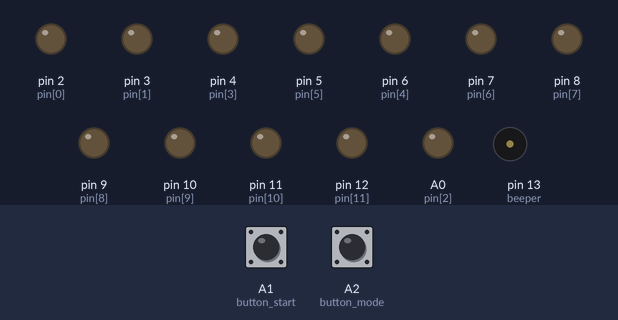
A sketch run on a simulated Arduino Uno, built with avr-gcc and run on an emulated ATmega328P. Shown: output pins drawn as LEDs (lit = HIGH), buzzer (waves = sounding, pin HIGH). Dashed ring = blinking. The test bench sets the inputs (shaded band); at power-on: A1 (button_start) LOW, A2 (button_mode) LOW.

Above: at 2.2 s.
2.3 s: A1 (button_start) pulled HIGH for 0.15 s
At 4.1 s:
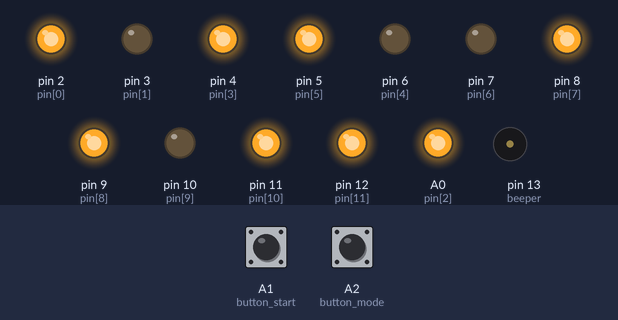
5.3 s: A2 (button_mode) pulled HIGH for 3.2 s
At 5.5 s:
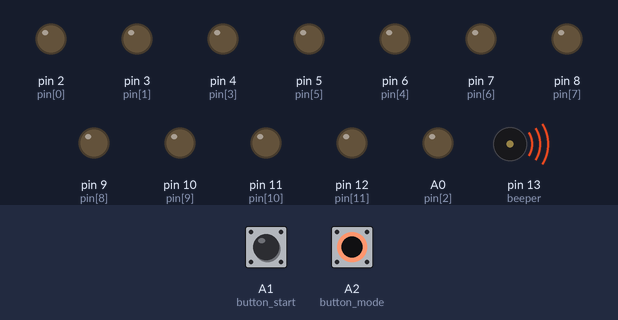
10.0 s: A1 (button_start) pulled HIGH for 1 s
At 11.5 s:
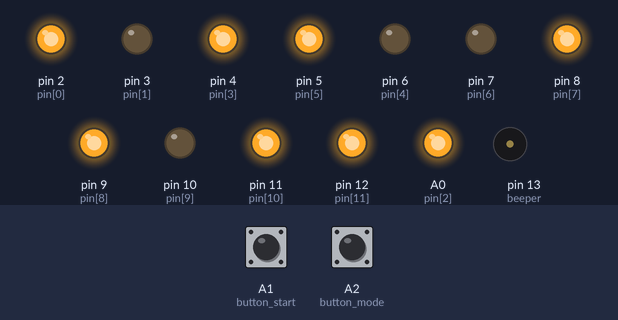
13.0 s: A2 (button_mode) pulled HIGH for 0.15 s
At 14.0 s:
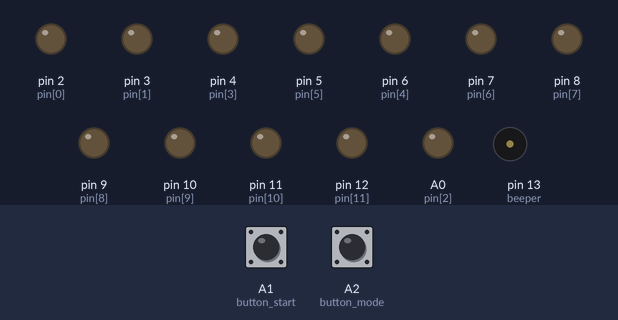
14.9 s: A2 (button_mode) pulled HIGH for 1 s
At 16.0 s:
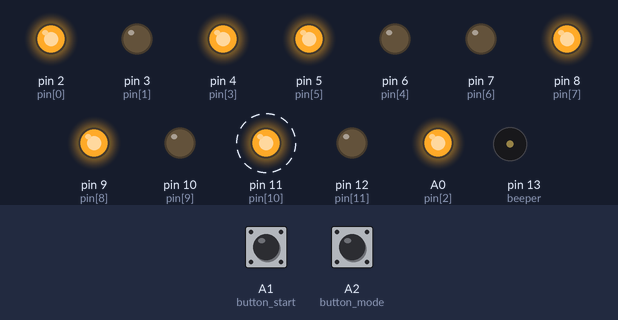
17.9 s: A1 (button_start) pulled HIGH for 3.2 s
At 47.4 s:
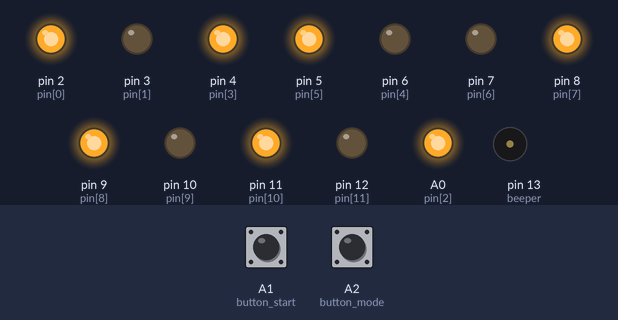
Timing chart, 0 to 47.8 s (numbered marks = the images above; inputs shaded):
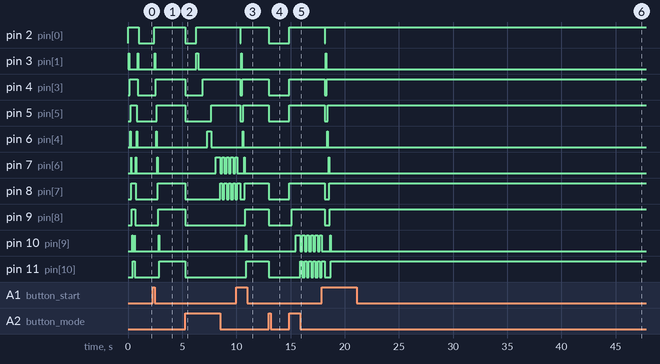

The sketch:

board-game-timer.ino
```cpp
//A0 - A5 work as digital pins
const int pin[12] =  {2,3,A0,4,6,5,7,8,9,10,11,12};

const int button_start = A1;
const int button_mode = A2;
const int beeper = 13;

int timerDuration = 60;

void setup() {
  Serial.begin(115200);

  for (int i = 0; i < 12; i++) {
    pinMode(pin[i], OUTPUT);
  }

  pinMode(button_mode, INPUT);
  pinMode(button_start, INPUT);
  pinMode(beeper, OUTPUT);

  startupAnimation();
}

void loop() {
  if (digitalRead(button_start) == HIGH) {
    beep(50);
    timer(timerDuration);
  }

  if (digitalRead(button_mode) == HIGH) {
    timerDuration += 30;
    if (timerDuration > 12*30) timerDuration = 30;

    showDurationSetting();
  }
}

void timer(float seconds) {
  for (int i = 0; i <= 12; i++) {
    show(i);
    delay(50);
  }

  float t = seconds * 1000;

  for (int i = 0; i < 12; i++) {
    show(12 - i);

    for (int j = 0; j < 100; j++) {
      delay(t / (12 * 100));

      if (digitalRead(button_mode) == HIGH) {
        //end the timer early
        i = 12;
        j = 100;
      }
    }
  }

  show(0);
  beep(400);
  delay(600);
}

void showDurationSetting() {
  for (int i = 0; i < 6; i++) {
    show(timerDuration/30 - 1);
    delay(200);
    show(timerDuration/30);
    delay(200);

    if (digitalRead(button_start) == HIGH || digitalRead(button_mode) == HIGH) return;
  }

  show(0);

}

void startupAnimation() {
  int dly = 40;
  for (int i = 0; i <= 12; i++) {
    show(i);
    delay(dly);
  }

  for (int i = 12; i >= 0; i--) {
    show(i);
    delay(dly);
  }
}

//KINGBRIGHT DD-12YWB
//verbundene LED segmente:
//2-3, 5-6, 7-8, 10-11
void show(int p) {
  if (p > 12) p = 12;
  if (p < 0)  p = 0;

  int state[12] = {LOW, LOW, LOW, LOW, LOW, LOW, LOW, LOW, LOW, LOW, LOW, LOW};

  for (int i = 0; i < p; i++) {
    state[i] = HIGH;
  }

  if (p > 2)  state [1] = LOW;
  if (p > 5)  state [4] = LOW;
  if (p > 7)  state [6] = LOW;
  if (p > 10) state [9] = LOW;

  for (int i = 0; i < 12; i++) {
    digitalWrite(pin[i], state[i]);
  }
}

void beep(int t) {
  digitalWrite(beeper, HIGH);
  delay(t);
  digitalWrite(beeper, LOW);
}
```

Measured:
- after the input at 2.3 s, pin 2 (pin[0]): LOW → HIGH after 0.10 s; pin 3 (pin[1]): LOW → HIGH after 0.15 s, → LOW 0.05 s later; pin 4 (pin[3]): LOW → HIGH after 0.25 s; pin 5 (pin[5]): LOW → HIGH after 0.35 s; pin 6 (pin[4]): LOW → HIGH after 0.30 s, → LOW 0.05 s later
- after the input at 5.3 s, pin 2 (pin[0]): HIGH → LOW at once, → HIGH 1.0 s later; pin 3 (pin[1]): LOW → HIGH after 1.0 s, → LOW 0.20 s later; pin 4 (pin[3]): HIGH → LOW at once, → HIGH 1.6 s later; pin 5 (pin[5]): HIGH → LOW at once, → HIGH 2.4 s later; pin 6 (pin[4]): LOW → HIGH after 2.0 s, → LOW 0.40 s later
- after the input at 10.0 s, pin 2 (pin[0]), pin 4 (pin[3]), pin 5 (pin[5]), A0 (pin[2]): HIGH → LOW after 0.35 s instead of 0.70 s; pin 3 (pin[1]): LOW → HIGH after 0.45 s, → LOW 0.05 s later; pin 6 (pin[4]): LOW → HIGH after 0.60 s, → LOW 0.05 s later; pin 9 (pin[8]): LOW → HIGH after 0.80 s; pin 10 (pin[9]): LOW → HIGH after 0.85 s, → LOW 0.05 s later
- after the input at 13.0 s, pin 2 (pin[0]), pin 4 (pin[3]), pin 5 (pin[5]), pin 8 (pin[7]), pin 9 (pin[8]), pin 11 (pin[10]), pin 12 (pin[11]), A0 (pin[2]): HIGH → LOW at once; pin 13 (beeper): LOW → HIGH at once, → LOW 0.40 s later
- after the input at 14.9 s, pin 2 (pin[0]), pin 4 (pin[3]), pin 5 (pin[5]), pin 8 (pin[7]), A0 (pin[2]): LOW → HIGH at once; pin 9 (pin[8]): LOW → HIGH after 0.20 s; pin 10 (pin[9]): LOW → HIGH after 0.60 s, then repeats every 0.40 s: LOW 0.20 s, HIGH 0.20 s; pin 11 (pin[10]): alternates HIGH for 0.20 s and LOW for 0.20 s, starting after 1.0 s
- after the input at 17.9 s, pin 2 (pin[0]): HIGH → LOW after 0.25 s instead of 0.20 s; pin 3 (pin[1]): LOW → HIGH after 0.35 s, → LOW 0.05 s later
